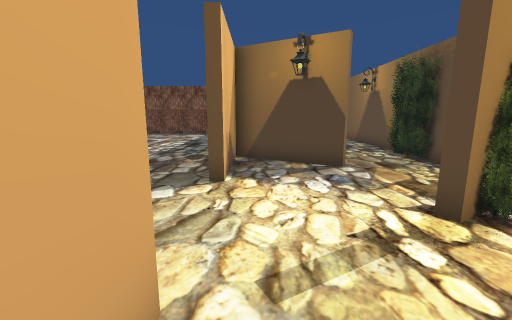
View 1 (above)

24 first-person views from a walk through a scene from a Unity 3-D project. The camera is 1.5 m above the floor, tilts 10° down and sees 90° across. The floor is counted in squares, 1 m on a side. Each view is taken from the middle of a square. On the plan, view 1 faces up. The plan holds only what a view shows up to about 13 squares ahead; the rest is blank. The place goes on beyond the plan. The player is left out.

View 2
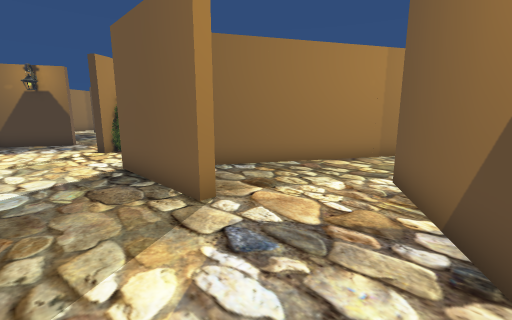

View 3
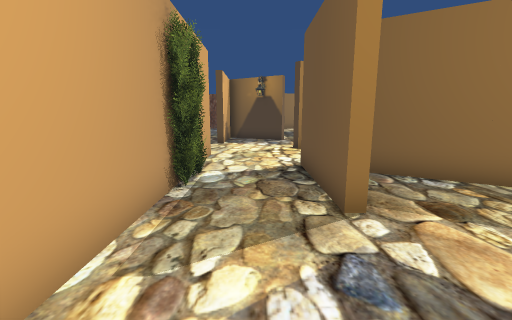

View 4
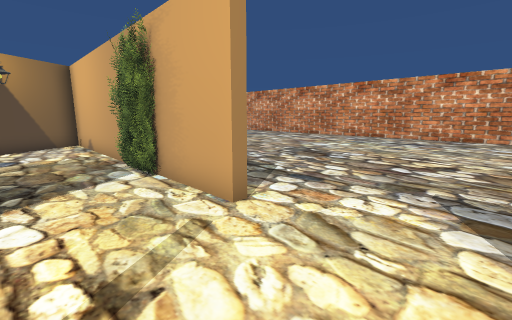

View 5
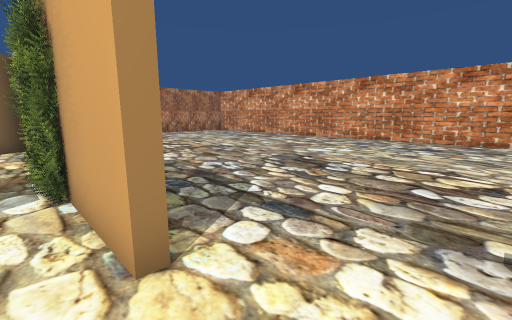

View 6
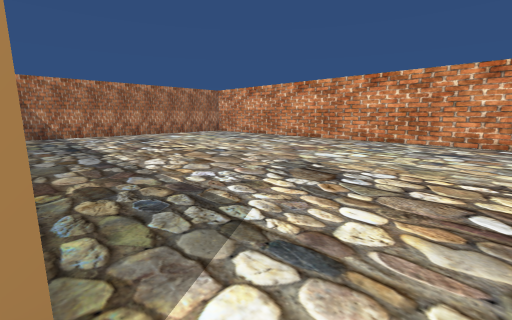

View 7
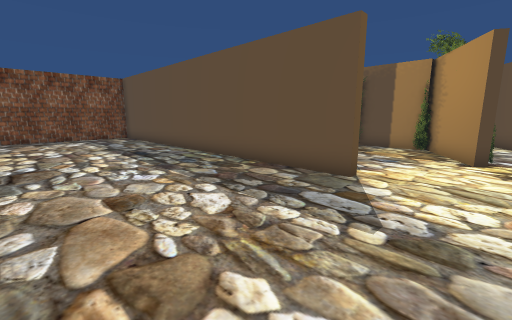

View 8
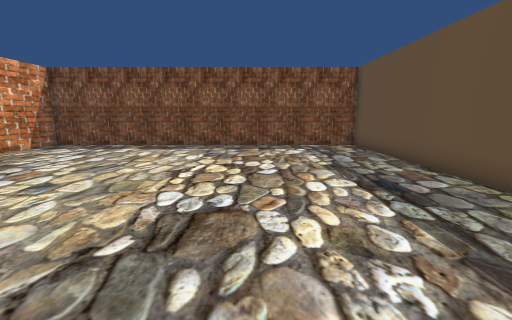

View 9
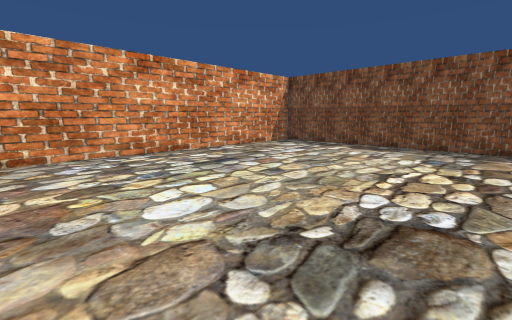

View 10
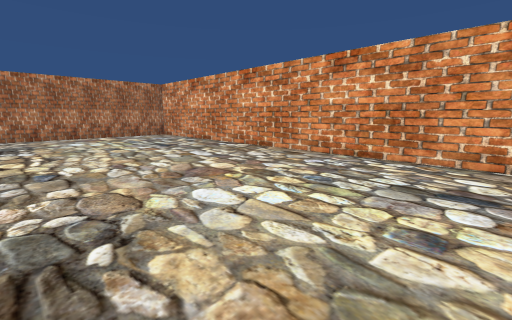

View 11
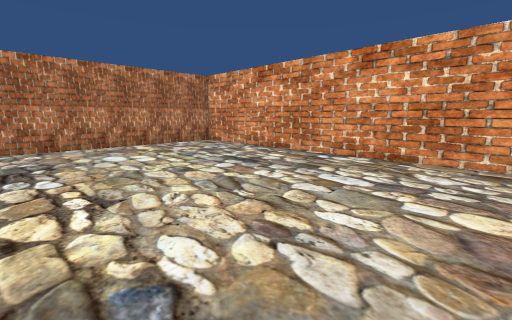

View 12
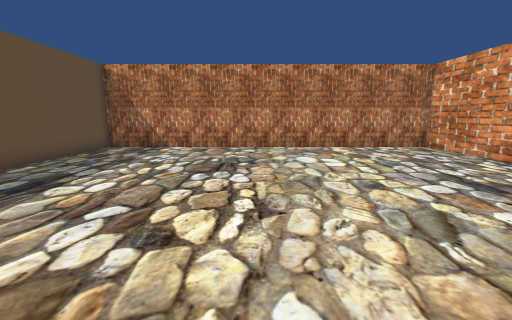

View 13
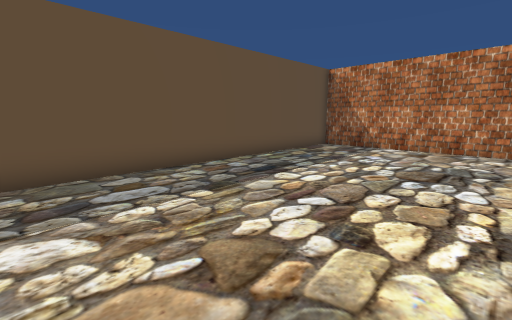

View 14
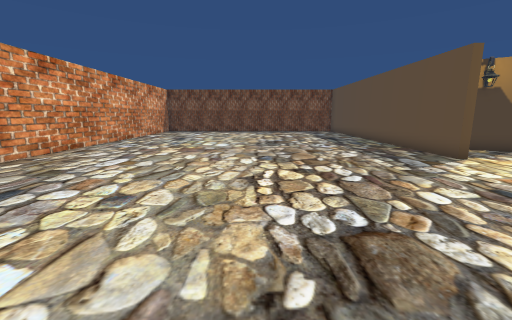

View 15
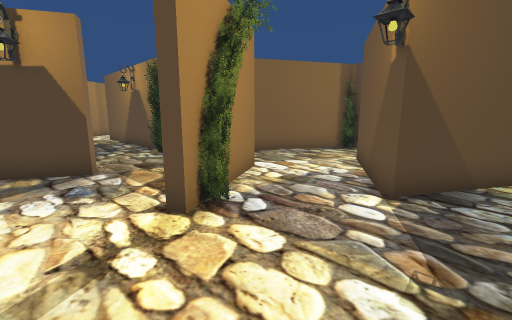

View 16
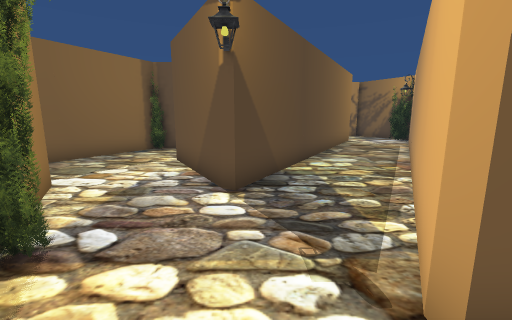

View 17
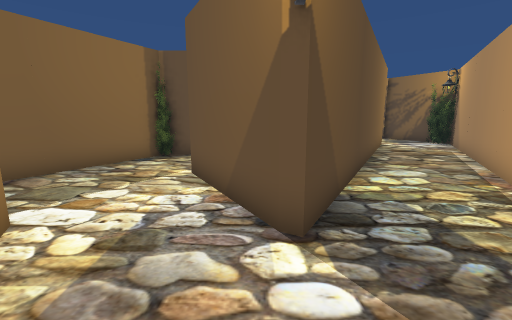

View 18
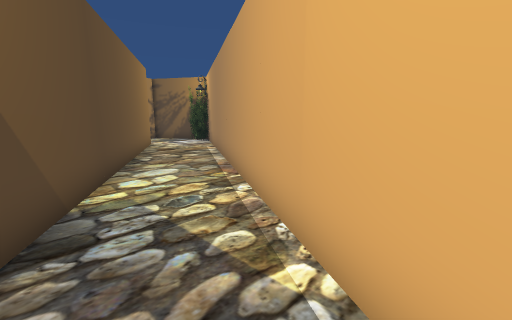

View 19
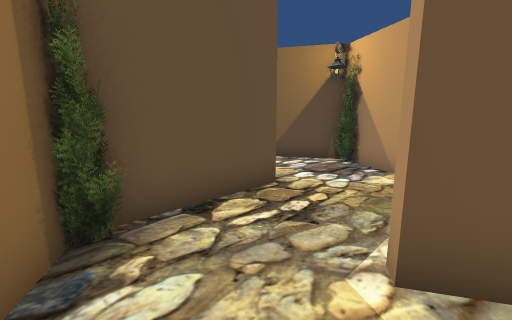

View 20
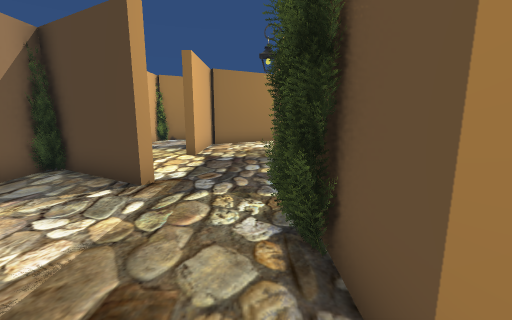

View 21
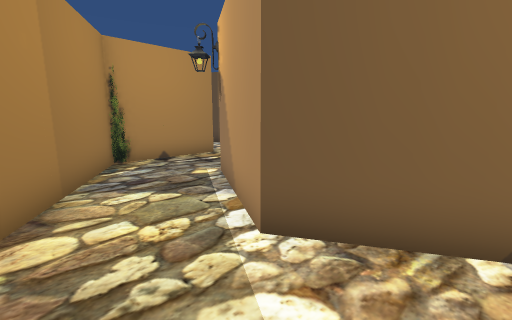

View 22
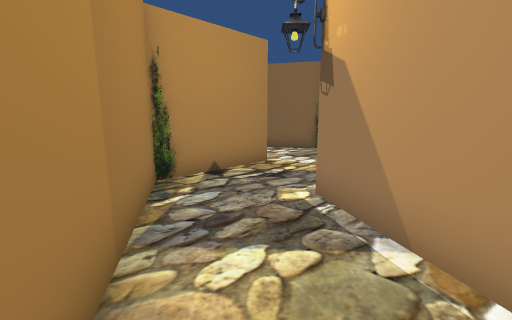

View 23
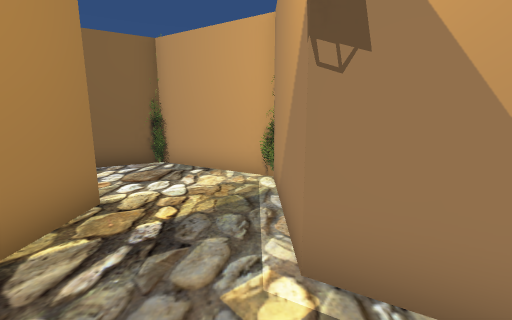

View 24
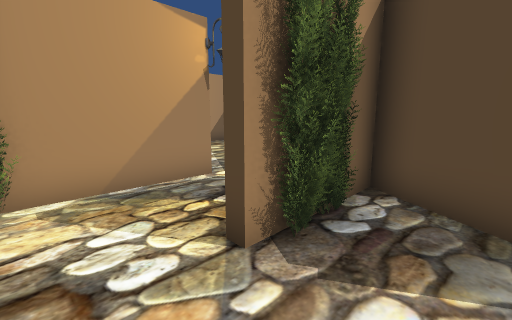

### Floor plan
Key: @ floor where view 1 was taken; # wall or solid block; . floor.
Columns run from 16 left of view 1 to 15 right of it. Each row starts with its distance up from view 1.
 21 ################
 20 #..............#
 19 #..............#..#...
 18 #..............#..#...
 17 #..............# .#...#
 16 #..............# .#...#
 15 #..............# .....#
 14 #..............#  ....#
 13 #..............###....#
 12 #..............#.##...#
 11 #..............#......#
 10 #..............#.....##
  9 #..............###...##
  8 #..............#.##...#  #
  7 #..............#......# .###
  6 #..............#......#....##
  5 #...................###.....##
  4 #..................###.......#
  3 #.......................##...#
  2 #......................## ...#
  1 #..............#......### ....
  0 #..............#@.......##....
 -1 #..............#..###....###..
 -2 #..............#..#.###....####
 -3 #..............#..#...###.....#
 -4 #..............#..#.....##.... #
 -5 #..............#.........###....
 -6 #..............#...........###..
 -7 #..............#....#####....###
 -8 #..............#...##   ##...#.#
 -9 #..............#####     #...#..
-10 #..............##        #...#..
-11 #..............#         #.....
-12 #..............#         ##.....
-13 #..............#          ##..##
-14 #..............#           ####
-15 #..............#
-16 #..............#
-17 ################

Where each view was taken, in squares from view 1:
view 1: 0 up, 0 right, facing up
view 2: 8 down, 0 right, facing up-right
view 3: 8 down, 1 right, facing up
view 4: 5 up, 2 right, facing down-left
view 5: 4 up, 0 right, facing down-left
view 6: 3 up, 1 left, facing down-left
view 7: 3 up, 7 left, facing up-right
view 8: 8 up, 6 left, facing up
view 9: 8 up, 6 left, facing up-left
view 10: 2 up, 7 left, facing down-left
view 11: 4 down, 7 left, facing down-left
view 12: 5 down, 8 left, facing down
view 13: 5 down, 8 left, facing down-right
view 14: 3 down, 8 left, facing up
view 15: 0 up, 1 right, facing up-right
view 16: 1 up, 1 right, facing right
view 17: 2 up, 3 right, facing right
view 18: 1 up, 3 right, facing down-right
view 19: 6 up, 9 right, facing down-right
view 20: 6 up, 5 right, facing up
view 21: 4 down, 4 right, facing down-right
view 22: 4 down, 7 right, facing down-right
view 23: 6 down, 10 right, facing down
view 24: 12 down, 15 right, facing up-left
